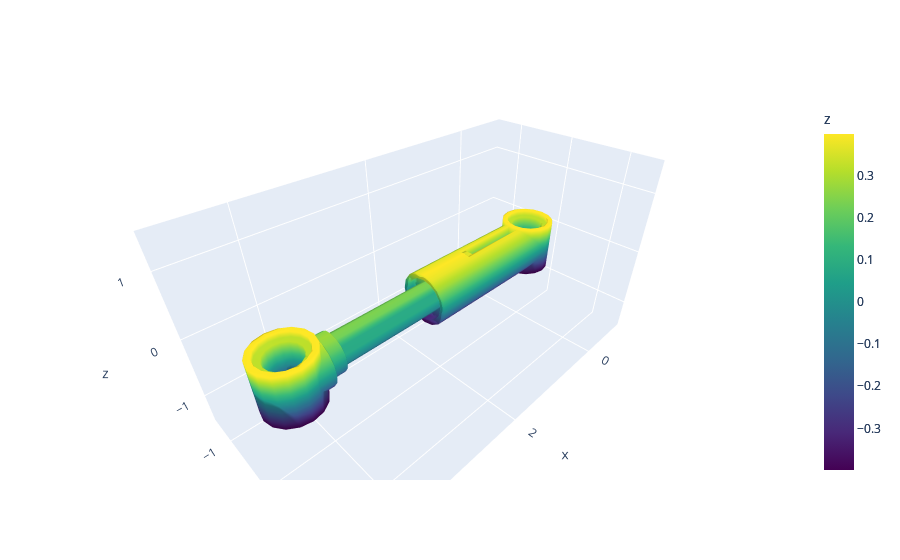

The notebook cell saved with this chart:
### Code cell
# Visualize the mesh data

import plotly.graph_objects as go

cylinder = go.Mesh3d(
    # Unpack the mesh data
    **cylinder_mesh,
    intensity=cylinder_mesh["z"],
    colorscale="Viridis",
    colorbar_title="z",
)

piston = go.Mesh3d(
    # Unpack the mesh data
    **piston_mesh,
    intensity=piston_mesh["z"],
    colorscale="Viridis",
    colorbar_title="z",
)

# Pack the meshes into one figure
fig = go.Figure(data=[cylinder, piston])

# Adjust aspect ratio and proportionally scale the axes
fig.update_layout(
    scene=dict(
        aspectratio=dict(x=2, y=1, z=1),
        xaxis=dict(
            nticks=4,
            range=[-1, 5],
        ),
        yaxis=dict(
            nticks=4,
            range=[-1.5, 1.5],
        ),
        zaxis=dict(
            nticks=4,
            range=[-1.5, 1.5],
        ),
    )
)

fig.show()

### Figure 1 — Plotly figure (JSON) as saved in the notebook; plotly's stock layout.template omitted (floating-point values rounded to 4 significant figures; data arrays with more than 128 entries replaced by an {"elided": "..."} marker saying what was removed)
{"data": [{"colorbar": {"title": {"text": "z"}}, "colorscale": [[0, "#440154"], [0.1111, "#482878"], [0.2222, "#3e4989"], [0.3333, "#31688e"], [0.4444, "#26828e"], [0.5556, "#1f9e89"], [0.6667, "#35b779"], [0.7778, "#6ece58"], [0.8889, "#b5de2b"], [1, "#fde725"]], "i": {"elided": "630 int values"}, "intensity": {"elided": "337 float values"}, "j": {"elided": "630 int values"}, "k": {"elided": "630 int values"}, "type": "mesh3d", "x": {"elided": "337 float values"}, "y": {"elided": "337 float values"}, "z": {"elided": "337 float values"}}, {"colorbar": {"title": {"text": "z"}}, "colorscale": [[0, "#440154"], [0.1111, "#482878"], [0.2222, "#3e4989"], [0.3333, "#31688e"], [0.4444, "#26828e"], [0.5556, "#1f9e89"], [0.6667, "#35b779"], [0.7778, "#6ece58"], [0.8889, "#b5de2b"], [1, "#fde725"]], "i": {"elided": "594 int values"}, "intensity": {"elided": "315 float values"}, "j": {"elided": "594 int values"}, "k": {"elided": "594 int values"}, "type": "mesh3d", "x": {"elided": "315 float values"}, "y": {"elided": "315 float values"}, "z": {"elided": "315 float values"}}], "layout": {"scene": {"aspectratio": {"x": 2, "y": 1, "z": 1}, "xaxis": {"nticks": 4, "range": [-1, 5]}, "yaxis": {"nticks": 4, "range": [-1.5, 1.5]}, "zaxis": {"nticks": 4, "range": [-1.5, 1.5]}}}}
